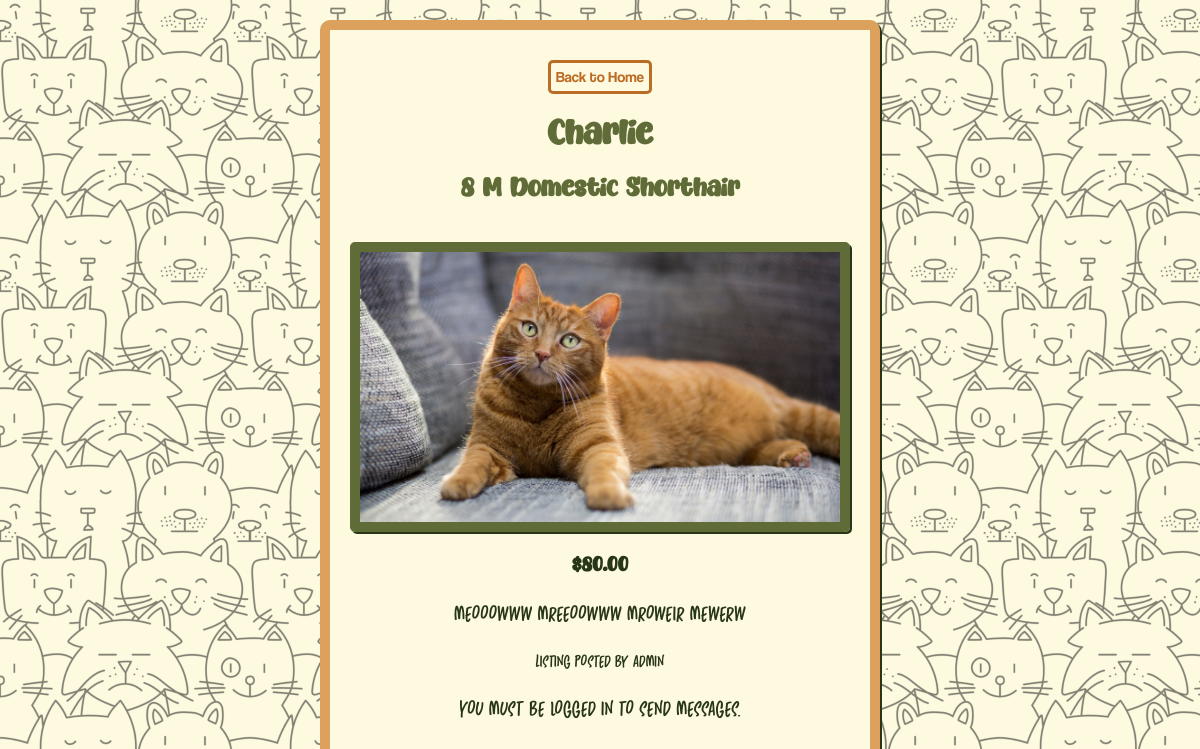
Screenshot of /Charlie/ with the database file from the repository.
### app/models.py (models this page shows)
class Cat(models.Model):
    user = models.ForeignKey(User, on_delete=models.CASCADE)
    name = models.CharField(max_length=100)
    age = models.PositiveSmallIntegerField(max_length=2, verbose_name="age (in years)")
    gender = models.CharField(max_length=1, choices=GENDER)
    breed = models.CharField(max_length=50)
    description = models.TextField()
    price = models.DecimalField(max_digits=5, decimal_places=2, validators=[MinValueValidator(0.0)])
    image = models.ImageField(upload_to='cat_images/')

### app/views.py (the view)
# urls.py: path("<str:name>/", cat_details, name="cat_details"),
def cat_details(request, name):
    cat = Cat.objects.get(name=name)
    context = {
        'cat': cat,
    }
    return render(request, 'cat.html', context)

### app/templates/cat.html (shortened to what this page needs)
{% extends "base.html" %}
{% block content %}
<a href="{% url 'home' %}" class="home-button">Back to Home</a>
<h1>{{ cat.name }}</h1>
<h2>{{ cat.age }} {{ cat.gender }} {{ cat.breed }}</h2>
<div class="cat-info-page">
    <img src="{{ cat.image.url }}" class="big-cat-image">
    <h3>${{ cat.price }}</h3>
    <p>{{ cat.description }}</p>
    <p class="small-text">Listing posted by {{ cat.user.username }}</p>
</div>
{% if user.is_authenticated %}
<a href="{% url 'send_message' cat.name %}" class="button-link">Send a message to {{ cat.user.username }}:</a>
{% else %}
<p>You must be logged in to send messages.</p>
{% endif %}
{% endblock %}

### app/static/styles.css (style rules this page uses)
body { background-color: #fefae0; background-image: url('/app/static/images/Untitled\ design.png'); background-size: 250px; background-repeat: repeat; text-align: center; }
p { font-family: 'sunny weather'; font-size: 25px; color: #283618; }
a { font-family: 'coolvetica'; text-decoration: none; color: #BC6C25; }
h1 { font-family: 'butterpop'; color: #606C38; }
h2 { font-family: 'butterpop'; color: #606C38; }
h3 { font-family: 'butterpop'; color: #283618; }
.home-button { display: inline-block; font-size: 15px; background-color: #fefae0; color: #BC6C25; border-style: solid; border-color: #BC6C25; border-radius: 5px; padding: 5px; margin: 10px 0 0 0; }
.cat-info-page p { max-width: 500px; }
.big-cat-image { width: 40vw; max-width: 500px; align-items: center; border: 10px solid #606C38; border-radius: 5px; box-shadow: 2px 2px #283618; margin-top: 20px; }
.small-text { font-size: 20px; }

### rows the page displays
Cat: name "Charlie", age "8", gender "M", breed "Domestic Shorthair", image (picture), price "80.00", description "meooowww mreeoowww mroweir mewerw", user.username "admin"
